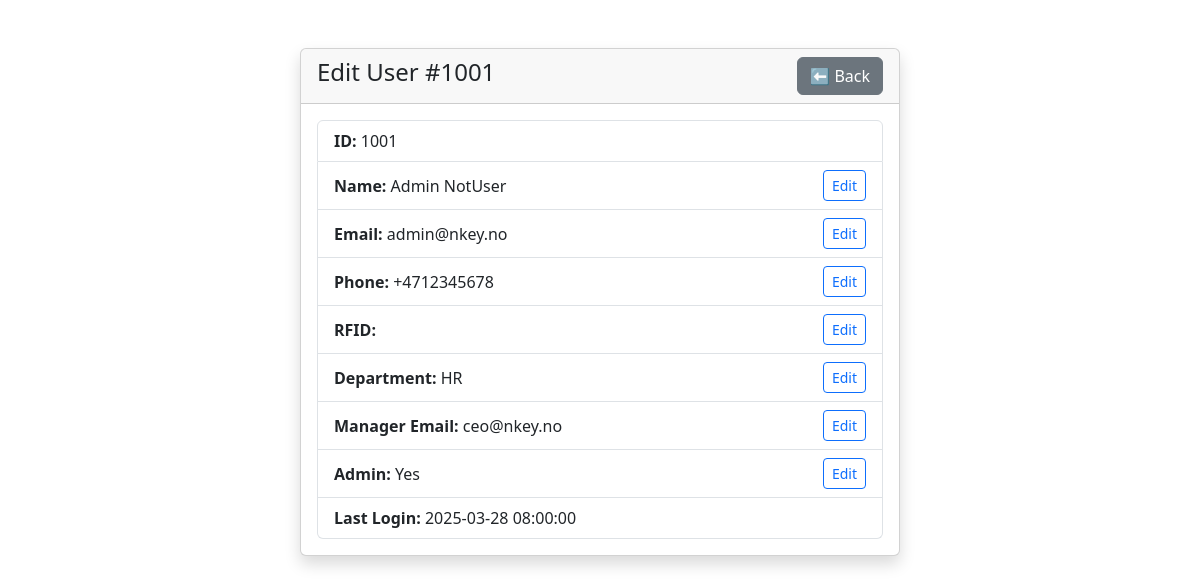
/edit_user.php?id=1001 (signed in), run on the app's committed database.
### tables this page shows
CREATE TABLE users (
  employee_id INTEGER PRIMARY KEY AUTOINCREMENT,
  name TEXT NOT NULL,
  email TEXT UNIQUE NOT NULL,
  password_hash TEXT NOT NULL,
  is_admin INTEGER NOT NULL DEFAULT 0,
  profile_image TEXT DEFAULT '/uploads/default.jpg',
  phone TEXT,
  department TEXT,
  manager_email TEXT,
  leave_quota INTEGER DEFAULT 21,
  leave_used INTEGER DEFAULT 0,
  date_created TEXT DEFAULT CURRENT_TIMESTAMP,
  last_login TEXT
, rfid_id TEXT);

### edit_user.php (the view, shortened to what this page needs)
<?php
require_once "includes/config.php";
$user_id = $_GET['id'] ?? null;
$stmt = $conn->prepare("SELECT * FROM users WHERE employee_id = ?");
$stmt->execute([$user_id]);
$user = $stmt->fetch(PDO::FETCH_ASSOC);
?>
<!DOCTYPE html>
<html lang="en">
<head>
  <link href="https://cdn.jsdelivr.net/npm/bootstrap@5.3.3/dist/css/bootstrap.min.css" rel="stylesheet">
</head>
<body>
<div class="container py-5">
  <div class="card mx-auto shadow" style="max-width: 600px;">
    <div class="card-header d-flex justify-content-between align-items-center">
      <h4>Edit User #<?= $user['employee_id'] ?></h4>
      <a href="users.php" class="btn btn-secondary">⬅ Back</a>
    </div>
    <div class="card-body">
      <ul class="list-group">
        <li class="list-group-item"><strong>ID:</strong> <?= $user['employee_id'] ?></li>
        <?php
        $fields = [
          'name' => 'Name',
          'email' => 'Email',
          'phone' => 'Phone',
          'rfid_id' => 'RFID',
          'department' => 'Department',
          'manager_email' => 'Manager Email'
        ];
        foreach ($fields as $key => $label):
        ?>
        <li class="list-group-item d-flex justify-content-between align-items-center">
          <span><strong><?= $label ?>:</strong> <span id="<?= $key ?>Display"><?= htmlspecialchars($user[$key] ?? '') ?></span></span>
          <button class="btn btn-sm btn-outline-primary" onclick="editField('<?= $key ?>')">Edit</button>
        </li>
        <?php endforeach; ?>
        <li class="list-group-item d-flex justify-content-between align-items-center">
          <span><strong>Admin:</strong> <span id="is_adminDisplay"><?= $user['is_admin'] ? 'Yes' : 'No' ?></span></span>
          <button class="btn btn-sm btn-outline-primary" onclick="editField('is_admin')">Edit</button>
        </li>
        <li class="list-group-item"><strong>Last Login:</strong> <?= htmlspecialchars($user['last_login']) ?></li>
      </ul>
    </div>
  </div>
</div>
</body>
</html>

### data on the page
users: employee_id "1001", name "Admin NotUser", email "admin@nkey.no", phone "+4712345678", department "HR", manager_email "ceo@nkey.no", last_login "2025-03-28 08:00:00"

### other printed values
$label "Name"
$label "Email"
$label "Phone"
$label "RFID"
$label "Department"
$label "Manager Email"
